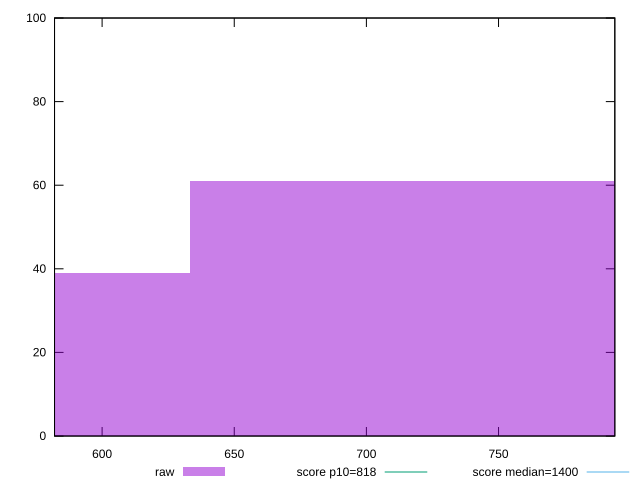

This figure's gnuplot source:
reset

$raw <<EOF
506.7064168715497 39
760.0596253073246 61
EOF

set key outside below
set boxwidth 253.35320843577486
set xrange [582:794]
set yrange [0:100]
set trange [0:100]
set style fill transparent solid 0.5 noborder

set parametric
set terminal svg size 640, 490 enhanced background rgb 'white'
set output "reports/report_00028_2021-02-24T12-49-42.674Z/dom-size/samples/card/raw/histogram.svg"

plot $raw title "raw" with boxes, \
     818,t title "score p10=818", \
     1400,t title "score median=1400"

reset
